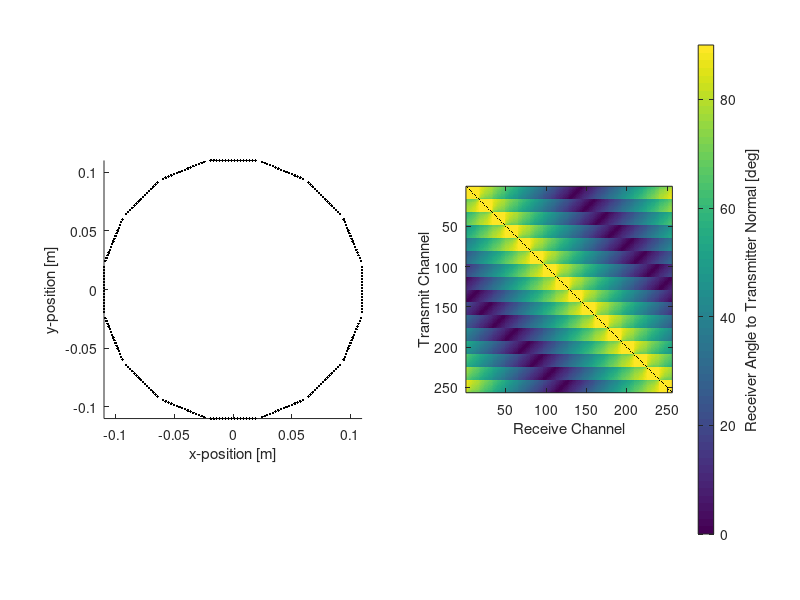

The MATLAB script that drew this image:
% script to calculate the ideal positions of the transducer elements

% close all
clearvars

r         = 0.11;    % array radius in m
p         = 2.54e-3; % element pitch in m
N_per_mod = 16; % number of elements per array module
Nmod      = 16; % number of modules
Ntd       = N_per_mod * Nmod; % total number of elements
delta_angle = 360 / Nmod;

element_positions = zeros(Ntd, 2); % initialise position vector

%% calculate positions of a single module

mod_len = ((N_per_mod) - 1) * p;
mod_x   = linspace(-mod_len/2, mod_len/2, N_per_mod)';
mod_y   = r * ones(N_per_mod, 1);

%% calculate positions of all modules

% loop over modules
for mdx = 1:Nmod
    angle = -(mdx - 1) * delta_angle;
    s = sind(angle);
    c = cosd(angle);
    
    % rotate module coordinates
    mod_x_new = mod_x * c - mod_y * s;
    mod_y_new = mod_x * s + mod_y * c;
   
    % save positions
    i_start = ((mdx - 1) * N_per_mod) + 1;
    i_end = i_start + N_per_mod - 1;
    element_positions(i_start:i_end, :) = [mod_x_new, mod_y_new];
end

% calculate distances between pairs
distance_matrix = squareform(pdist(element_positions));

% calculate angle between tx/rx vector and normal axis of tx element
angle_to_norm_matrix = zeros(Ntd, Ntd);
for idx = 1:Ntd
    for jdx = 1:Ntd
        if idx == jdx
            angle_to_norm_matrix(idx, jdx) = NaN;
        else
            normal_angle  = floor((idx - 1)/N_per_mod) * delta_angle; % relative to positive y axis
            normal_vector = [sind(normal_angle), cosd(normal_angle), 0];
            pair_vector   = [element_positions(jdx,:) - element_positions(idx,:), 0];
            CosTheta      = dot(normal_vector,pair_vector) / (norm(normal_vector)*norm(pair_vector));
            angle_to_norm_matrix(idx, jdx) = real(acosd(-CosTheta));
        end    
    end
end

%% plot and save data

figure;
subplot(1, 2, 1);
hold on
plot(element_positions(:,1), element_positions(:,2), 'k.')
axis image
xlabel('x-position [m]');
ylabel('y-position [m]');

subplot(1, 2, 2);
imagesc(angle_to_norm_matrix);
C = colorbar;
xlabel('Receive Channel');
ylabel('Transmit Channel');
ylabel(C, 'Receiver Angle to Transmitter Normal [deg]');
axis image

set(gcf, 'position', [581, 576, 1180, 423]);


save('256_element_UST_array_predicted_positions.mat', ...
    'element_positions', 'distance_matrix', 'angle_to_norm_matrix');